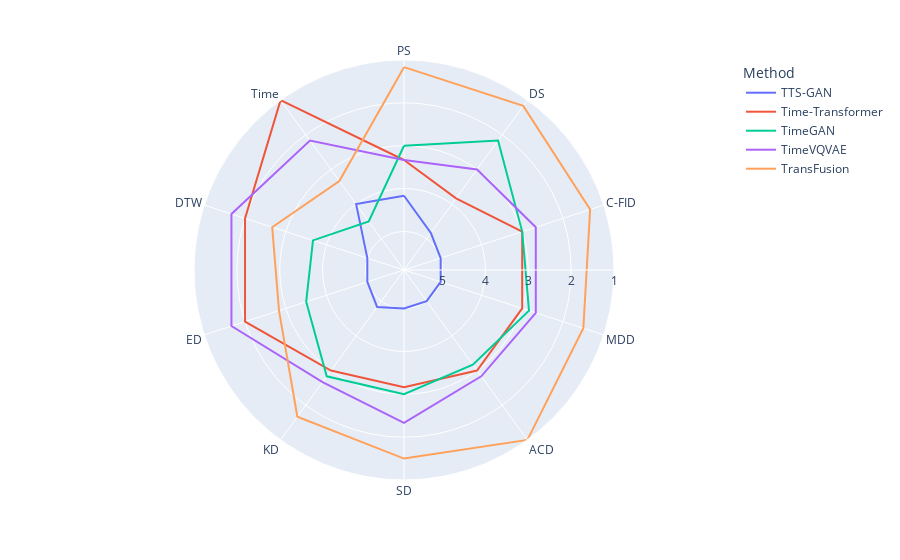

This figure's notebook cell:
### Markdown cell above
## Spider Plots

### Code cell
rankings = df_no_copy.unstack(level=1).rank()

ranking_by_metric = rankings.stack().reset_index().groupby("Method").mean()
spider_by_metric = ranking_by_metric.reset_index().melt(id_vars="Method")
fig_spider_by_metric = px.line_polar(spider_by_metric, r="value", theta="variable", color="Method", line_close=True) \
    .update_layout(polar={"radialaxis": {"range": [5.9, 1], "dtick": 1}})
fig_spider_by_metric

### Figure 1 — Plotly figure (JSON) as saved in the notebook; plotly's stock layout.template omitted (floating-point values rounded to 4 significant figures)
{"data": [{"hovertemplate": "Method=TTS-GAN<br>value=%{r}<br>variable=%{theta}<extra></extra>", "legendgroup": "TTS-GAN", "line": {"color": "#636efa", "dash": "solid"}, "marker": {"symbol": "circle"}, "mode": "lines", "name": "TTS-GAN", "r": [4.167, 4.833, 5, 5, 5, 5, 4.833, 5, 5, 4, 4.167], "showlegend": true, "subplot": "polar", "theta": ["PS", "DS", "C-FID", "MDD", "ACD", "SD", "KD", "ED", "DTW", "Time", "PS"], "type": "scatterpolar"}, {"hovertemplate": "Method=Time-Transformer<br>value=%{r}<br>variable=%{theta}<extra></extra>", "legendgroup": "Time-Transformer", "line": {"color": "#EF553B", "dash": "solid"}, "marker": {"symbol": "circle"}, "mode": "lines", "name": "Time-Transformer", "r": [3.333, 3.833, 3, 3, 3, 3.167, 3, 2, 2, 1, 3.333], "showlegend": true, "subplot": "polar", "theta": ["PS", "DS", "C-FID", "MDD", "ACD", "SD", "KD", "ED", "DTW", "Time", "PS"], "type": "scatterpolar"}, {"hovertemplate": "Method=TimeGAN<br>value=%{r}<br>variable=%{theta}<extra></extra>", "legendgroup": "TimeGAN", "line": {"color": "#00cc96", "dash": "solid"}, "marker": {"symbol": "circle"}, "mode": "lines", "name": "TimeGAN", "r": [3, 2.167, 3, 2.833, 3.167, 3, 2.833, 3.5, 3.667, 4.5, 3], "showlegend": true, "subplot": "polar", "theta": ["PS", "DS", "C-FID", "MDD", "ACD", "SD", "KD", "ED", "DTW", "Time", "PS"], "type": "scatterpolar"}, {"hovertemplate": "Method=TimeVQVAE<br>value=%{r}<br>variable=%{theta}<extra></extra>", "legendgroup": "TimeVQVAE", "line": {"color": "#ab63fa", "dash": "solid"}, "marker": {"symbol": "circle"}, "mode": "lines", "name": "TimeVQVAE", "r": [3.333, 3, 2.667, 2.667, 2.833, 2.333, 2.667, 1.667, 1.667, 2.167, 3.333], "showlegend": true, "subplot": "polar", "theta": ["PS", "DS", "C-FID", "MDD", "ACD", "SD", "KD", "ED", "DTW", "Time", "PS"], "type": "scatterpolar"}, {"hovertemplate": "Method=TransFusion<br>value=%{r}<br>variable=%{theta}<extra></extra>", "legendgroup": "TransFusion", "line": {"color": "#FFA15A", "dash": "solid"}, "marker": {"symbol": "circle"}, "mode": "lines", "name": "TransFusion", "r": [1.167, 1.167, 1.333, 1.5, 1, 1.5, 1.667, 2.833, 2.667, 3.333, 1.167], "showlegend": true, "subplot": "polar", "theta": ["PS", "DS", "C-FID", "MDD", "ACD", "SD", "KD", "ED", "DTW", "Time", "PS"], "type": "scatterpolar"}], "layout": {"legend": {"title": {"text": "Method"}, "tracegroupgap": 0}, "margin": {"t": 60}, "polar": {"angularaxis": {"direction": "clockwise", "rotation": 90}, "domain": {"x": [0, 1], "y": [0, 1]}, "radialaxis": {"dtick": 1, "range": [5.9, 1]}}}}
